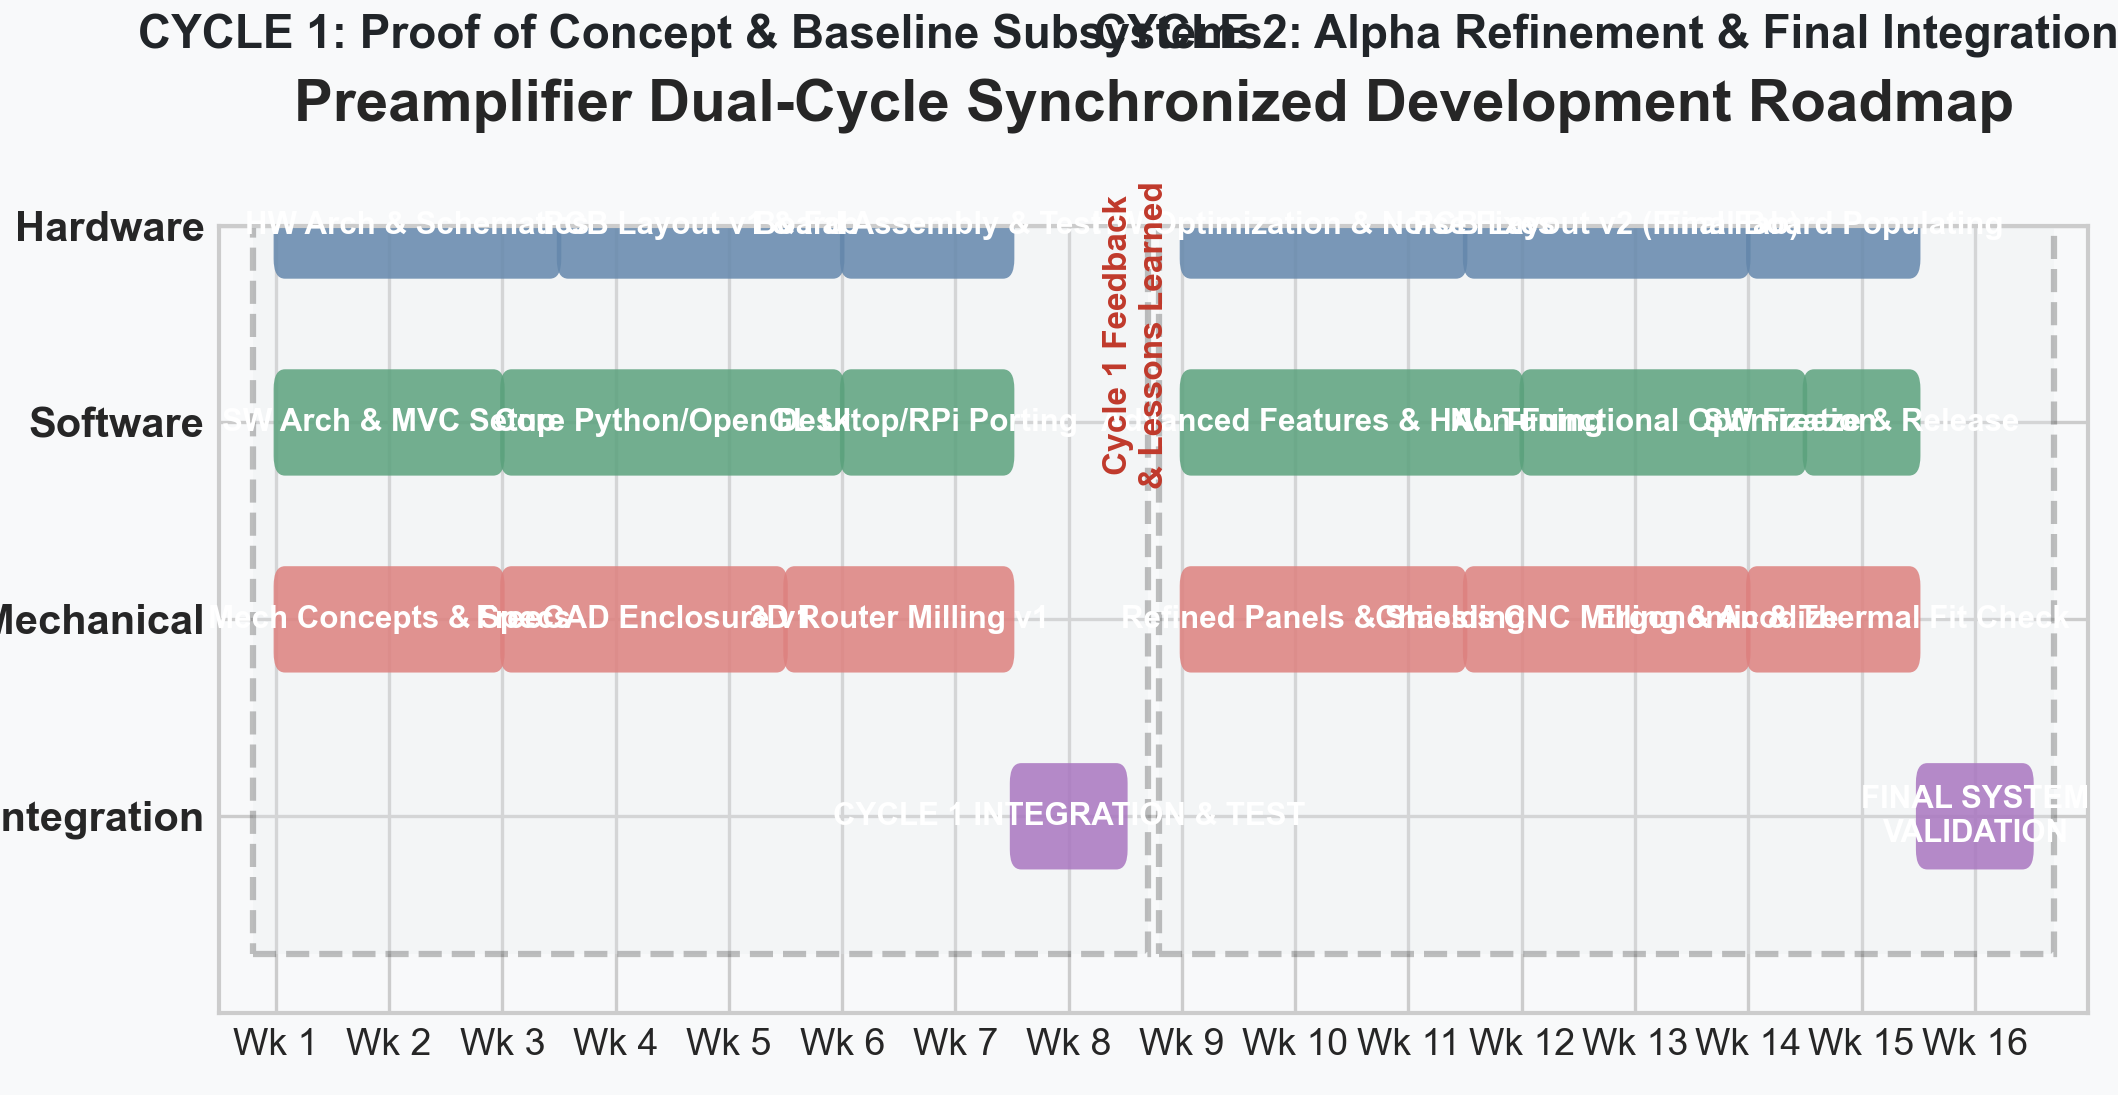

This chart was generated by the following Python code:
import matplotlib.pyplot as plt
import matplotlib.patches as patches

# Set up figure and style
plt.style.use('seaborn-v0_8-whitegrid' if 'seaborn-v0_8-whitegrid' in plt.style.available else 'default')
fig, ax = plt.subplots(figsize=(14, 8), dpi=300)

# Colors
color_hw = '#2b5c8f'       # Blue
color_sw = '#1e824c'       # Green
color_mech = '#d9534f'     # Red/Coral
color_sys = '#8e44ad'      # Purple
color_bg = '#f8f9fa'

fig.patch.set_facecolor(color_bg)
ax.set_facecolor(color_bg)

# Timeline phases (Weeks 1 to 16)
weeks = list(range(1, 17))

# Data definition for tasks [Task Name, Stream, Start Week, Duration, Color]
tasks = [
    # CYCLE 1 (Weeks 1 - 8)
    ("HW Arch & Schematics", "HW", 1, 2.5, color_hw),
    ("PCB Layout v1 & Fab", "HW", 3.5, 2.5, color_hw),
    ("Board Assembly & Test", "HW", 6, 1.5, color_hw),
    
    ("SW Arch & MVC Setup", "SW", 1, 2, color_sw),
    ("Core Python/OpenGL UI", "SW", 3, 3, color_sw),
    ("Desktop/RPi Porting", "SW", 6, 1.5, color_sw),
    
    ("Mech Concepts & Specs", "Mech", 1, 2, color_mech),
    ("FreeCAD Enclosure v1", "Mech", 3, 2.5, color_mech),
    ("3D Router Milling v1", "Mech", 5.5, 2, color_mech),
    
    ("CYCLE 1 INTEGRATION & TEST", "System", 7.5, 1, color_sys),
    
    # CYCLE 2 (Weeks 9 - 16)
    ("HW Optimization & Noise Fixes", "HW", 9, 2.5, color_hw),
    ("PCB Layout v2 (Final Fab)", "HW", 11.5, 2.5, color_hw),
    ("Final Board Populating", "HW", 14, 1.5, color_hw),
    
    ("Advanced Features & HAL Tuning", "SW", 9, 3, color_sw),
    ("Non-Functional Optimization", "SW", 12, 2.5, color_sw),
    ("SW Freeze & Release", "SW", 14.5, 1, color_sw),
    
    ("Refined Panels & Shielding", "Mech", 9, 2.5, color_mech),
    ("Chassis CNC Milling & Anodize", "Mech", 11.5, 2.5, color_mech),
    ("Ergonomic & Thermal Fit Check", "Mech", 14, 1.5, color_mech),
    
    ("FINAL SYSTEM VALIDATION", "System", 15.5, 1, color_sys)
]

# Y-positions for streams
stream_y = {
    "HW": 4,
    "SW": 3,
    "Mech": 2,
    "System": 1
}

# Draw timeline bars
for task, stream, start, duration, color in tasks:
    y = stream_y[stream]
    # Draw rounded bar
    rect = patches.FancyBboxPatch(
        (start, y - 0.25), duration, 0.5,
        boxstyle="round,pad=0.02,rounding_size=0.1",
        linewidth=1, edgecolor='none', facecolor=color, alpha=0.85
    )
    ax.add_patch(rect)
    # Task Label
    ax.text(start + duration/2, y, task, color='white', weight='bold',
            fontsize=7.5, ha='center', va='center', wrap=True)

# Cycle background shading / vertical boundaries
# Cycle 1 Block
rect_c1 = patches.Rectangle((0.8, 0.3), 7.9, 4.4, linewidth=1.5,
                            edgecolor='#333333', facecolor='#e9ecef', alpha=0.3, linestyle='--')
ax.add_patch(rect_c1)
ax.text(4.75, 4.9, "CYCLE 1: Proof of Concept & Baseline Subsystems", 
        fontsize=11, weight='bold', color='#212529', ha='center')

# Cycle 2 Block
rect_c2 = patches.Rectangle((8.8, 0.3), 7.9, 4.4, linewidth=1.5,
                            edgecolor='#333333', facecolor='#e9ecef', alpha=0.3, linestyle='--')
ax.add_patch(rect_c2)
ax.text(12.75, 4.9, "CYCLE 2: Alpha Refinement & Final Integration", 
        fontsize=11, weight='bold', color='#212529', ha='center')

# Stream Labels on Y axis
ax.set_yticks([1, 2, 3, 4])
ax.set_yticklabels(["System Integration", "Mechanical", "Software", "Hardware"], fontsize=10, weight='bold')

# X axis formatting
ax.set_xlim(0.5, 17)
ax.set_xticks(range(1, 17))
ax.set_xticklabels([f"Wk {i}" for i in range(1, 17)], fontsize=9)
ax.set_xlabel("Project Timeline (Weeks / Milestones)", fontsize=11, weight='bold', labelpad=10)

# Title & Annotations
plt.title("Preamplifier Dual-Cycle Synchronized Development Roadmap", fontsize=14, weight='bold', pad=25)

# Feedback Loop Arrows
ax.annotate("", xy=(8.9, 4.2), xytext=(8.3, 1.3),
            arrowprops=dict(arrowstyle="->", connectionstyle="arc3,rad=-0.3", color='#c0392b', lw=2))
ax.text(8.6, 2.7, "Cycle 1 Feedback\n& Lessons Learned", color='#c0392b', fontsize=8, weight='bold', ha='center', rotation=90)

plt.tight_layout()
plt.show()
